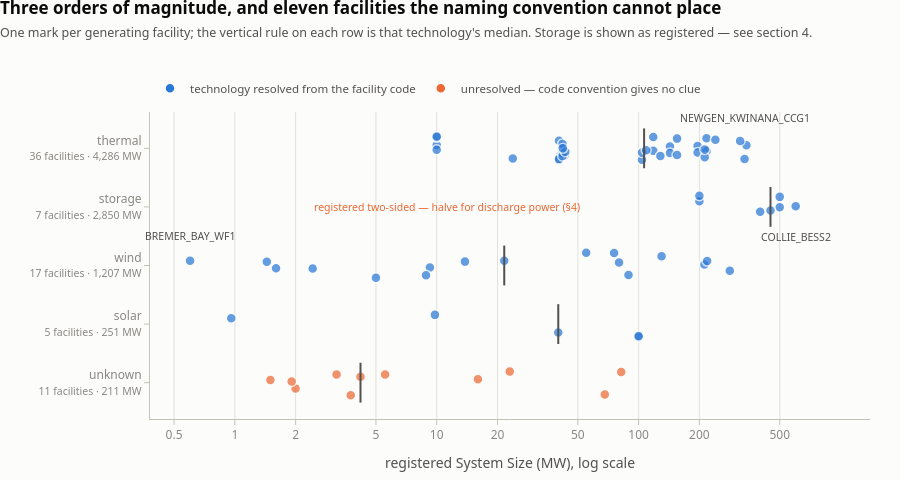

Write notebook code for a chart like this one.
### Markdown cell above
### 2. Capacity by technology, on a log scale

One mark per generating facility, one row per inferred technology, x on a **log** axis because
registered capacity spans from `BREMER_BAY_WF1` at 0.6 MW to `COLLIE_BESS2` at 600 MW — three orders
of magnitude, which a linear axis would collapse into a stack at the left edge and four dots at the
right. Rows are ordered by total capacity and the tick labels carry the facility count and total, so
the row that dominates the megawatts and the row that dominates the count can be told apart.

Technology is carried by **row position**, so colour is free for the thing that matters here: the
orange row is the eleven facilities whose technology the code convention cannot resolve. After the
three suffix fixes they are all small — the largest is 82 MW — so the unresolved share is 2.4% of
capacity rather than the 10.4% the shipped patterns left.

The shape of each row is the real content. **Thermal is sharply bimodal, with an empty band in the
middle**: 16 units at 43.4 MW or below, 20 units at 103.9 MW or above, and *not one facility between
those two figures*. The lower group is industrial cogeneration and small peaking plant, the upper is
the utility fleet, and nothing in the registry sits between the two. **Wind is small and long-tailed**
— 17 facilities, a median of 21.6 MW, and only four above 100 MW. **Storage is the opposite of
both**: seven facilities, none of them small, and its median of 450 MW would still be the highest in
the chart at 225 MW after the two-sided-span correction from section 4. That correction is
annotated on the row rather than applied to it, because this chart shows the registry as written.

### Code cell
# ── Chart 2: every generator, by inferred technology ─────────────────────────
tech_tot = (gen.groupby('tech2').system_size_mw.agg(n='count', mw='sum')
            .sort_values('mw'))          # ascending: plotly draws categories bottom-up
rows = list(tech_tot.index)
tick = {t: f"{t}<br><span style='font-size:10.5px'>{int(r.n)} facilities · "
           f"{r.mw:,.0f} MW</span>" for t, r in tech_tot.iterrows()}

# The y axis is NUMERIC, not categorical, because the marks are jittered off their
# row centre to stop the 36 thermal facilities overplotting each other.
ypos = {t: i for i, t in enumerate(rows)}
rng = np.random.default_rng(0)           # seeded: the jitter must not move between runs
fig = go.Figure()
for t in rows:
    sub = gen[gen.tech2 == t]
    colour = ABSENT if t == 'unknown' else KNOWN
    fig.add_trace(go.Scatter(
        x=sub.system_size_mw, y=ypos[t] + rng.uniform(-0.22, 0.22, len(sub)),
        mode="markers", name=t, showlegend=False,
        marker=dict(size=10, color=colour, opacity=0.72,
                    line=dict(width=1.5, color=SURFACE)),
        customdata=np.stack([sub.facility_code, sub.participant_name.map(shorten)], axis=-1),
        hovertemplate="<b>%{customdata[0]}</b><br>%{customdata[1]}<br>%{x:,.1f} MW<extra></extra>"))
    # Median tick: a thin vertical rule, the one summary statistic this form can
    # carry. Drawn as a trace rather than a shape because shape coordinates on a
    # log axis are read as raw data values while annotation coordinates are read
    # as log10 — a trace is unambiguous.
    med = sub.system_size_mw.median()
    fig.add_trace(go.Scatter(
        x=[med, med], y=[ypos[t] - 0.34, ypos[t] + 0.34], mode="lines", showlegend=False,
        line=dict(color=INK_2, width=2),
        hovertemplate=f"{t} median {med:,.1f} MW<extra></extra>"))

# Legend by proxy: two entries, because the orange row means something.
for colour, label in [(KNOWN, "technology resolved from the facility code"),
                      (ABSENT, "unresolved — code convention gives no clue")]:
    fig.add_trace(go.Scatter(x=[None], y=[None], mode="markers", name=label,
                             marker=dict(size=10, color=colour,
                                         line=dict(width=1.5, color=SURFACE))))

# Direct labels: the extremes of the range, and the correction this chart does not apply.
for code, dy in [("COLLIE_BESS2", -30), ("BREMER_BAY_WF1", 30),
                 ("NEWGEN_KWINANA_CCG1", 30)]:
    r_ = gen[gen.facility_code == code].iloc[0]
    fig.add_annotation(x=np.log10(r_.system_size_mw), y=ypos[r_.tech2], text=code,
                       showarrow=False, yshift=dy, font=dict(size=10.5, color=INK_2))
fig.add_annotation(x=np.log10(2.4), y=ypos['storage'], xanchor="left", showarrow=False,
                   text="registered two-sided — halve for discharge power (§4)",
                   font=dict(size=10.5, color=ABSENT))

fig.update_xaxes(type="log", title_text="registered System Size (MW), log scale",
                 range=[np.log10(0.38), np.log10(1400)],
                 tickvals=[0.5, 1, 2, 5, 10, 20, 50, 100, 200, 500],
                 ticktext=["0.5", "1", "2", "5", "10", "20", "50", "100", "200", "500"])
fig.update_yaxes(showgrid=False, tickvals=list(ypos.values()),
                 ticktext=[tick[t] for t in rows], range=[-0.62, len(rows) - 0.38])
style(fig, "Three orders of magnitude, and eleven facilities the naming convention cannot place",
      "One mark per generating facility; the vertical rule on each row is that technology's median. "
      "Storage is shown as registered — see section 4.",
      height=480, left=150, legend_y=1.03)
fig.show()

### Figure 1 — Plotly figure (JSON) as saved in the notebook; plotly's stock layout.template omitted (floating-point values rounded to 4 significant figures)
{"data": [{"customdata": [["ALCOA_WGP", "Alcoa of Australia"], ["BIOGAS01", "Amanda Energy"], ["PRK_AG", "Goldfields Power"], ["RED_HILL", "Landfill Gas and Power"], ["TAMALA_PARK", "Landfill Gas and Power"], ["NAMKKN_MERR_SG1", "Merredin Energy"], ["PRDSO_WALPOLE_HG1", "PRD SWIS OPS PTY LTD"], ["ROCKINGHAM", "Perth Energy"], ["SOUTH_CARDUP", "Perth Energy"], ["STHRNCRS_EG", "Southern Cross Energy"], ["HENDERSON_RENEWABLE_IG1", "Waste Gas Resources"]], "hovertemplate": "<b>%{customdata[0]}</b><br>%{customdata[1]}<br>%{x:,.1f} MW<extra></extra>", "marker": {"color": "#eb6834", "line": {"color": "#fcfcfb", "width": 1.5}, "opacity": 0.72, "size": 10}, "mode": "markers", "name": "unknown", "showlegend": false, "type": "scatter", "x": [16.0, 2.0, 68.0, 3.75, 5.55, 82.0, 1.5, 4.192, 1.912, 23.0, 3.192], "y": [0.06026, -0.1013, -0.202, -0.2127, 0.1378, 0.1816, 0.04692, 0.101, 0.01919, 0.1914, 0.139]}, {"hovertemplate": "unknown median 4.2 MW<extra></extra>", "line": {"color": "#52514e", "width": 2}, "mode": "lines", "showlegend": false, "type": "scatter", "x": [4.192, 4.192], "y": [-0.34, 0.34]}, {"customdata": [["SBSOLAR1_CUNDERDIN_PV1", "Cunderdin Development"], ["NORTHAM_SF_PV1", "MEG HP1"], ["MERSOLAR_PV1", "Merredin Project Company …"], ["AMBRISOLAR_PV1", "Metro Power Company Pty l…"], ["GREENOUGH_RIVER_PV1", "SRV GRSF as Trustee for G…"]], "hovertemplate": "<b>%{customdata[0]}</b><br>%{customdata[1]}<br>%{x:,.1f} MW<extra></extra>", "marker": {"color": "#2a78d6", "line": {"color": "#fcfcfb", "width": 1.5}, "opacity": 0.72, "size": 10}, "mode": "markers", "name": "solar", "showlegend": false, "type": "scatter", "x": [100.0, 9.8, 100.0, 0.96, 40.0], "y": [0.7812, 1.157, 0.7948, 1.101, 0.8573]}, {"hovertemplate": "solar median 40.0 MW<extra></extra>", "line": {"color": "#52514e", "width": 2}, "mode": "lines", "showlegend": false, "type": "scatter", "x": [40, 40], "y": [0.66, 1.34]}, {"customdata": [["BADGINGARRA_WF1", "Alinta Sales"], ["YANDIN_WF1", "Alinta Sales"], ["WARRADARGE_WF1", "BEI WWF"], ["BLAIRFOX_BEROSRD_WF1", "Blair Fox AFT The Blair F…"], ["BLAIRFOX_KARAKIN_WF1", "Blair Fox AFT The Blair F…"], ["BLAIRFOX_WESTHILLS_WF3", "Blair Fox AFT The Blair F…"], ["INVESTEC_COLLGAR_WF1", "Collgar Wind Farm"], ["DCWL_DENMARK_WF1", "Denmark Community Windfarm"], ["EDWFMAN_WF1", "EDWF Manager"], ["SKYFRM_MTBARKER_WF1", "Mt.Barker Power Company"], ["MWF_MUMBIDA_WF1", "Mumbida Wind Farm"], ["FLATROCKS_WF1", "Potentia Energy Retail"], ["ALBANY_WF1", "SRV AGWF as trustee for A…"], ["GRASMERE_WF1", "SRV AGWF as trustee for A…"], ["BREMER_BAY_WF1", "Synergy"], ["KALBARRI_WF1", "Synergy"], ["ALINTA_WWF", "Walkaway Wind Power"]], "hovertemplate": "<b>%{customdata[0]}</b><br>%{customdata[1]}<br>%{x:,.1f} MW<extra></extra>", "marker": {"color": "#2a78d6", "line": {"color": "#fcfcfb", "width": 1.5}, "opacity": 0.72, "size": 10}, "mode": "markers", "name": "wind", "showlegend": false, "type": "scatter", "x": [130.0, 211.7, 283.0, 9.252, 5.0, 8.85, 218.5, 1.44, 80.0, 2.43, 55.0, 75.6, 21.6, 13.8, 0.6, 1.6, 89.1], "y": [2.16, 2.018, 1.912, 1.966, 1.792, 1.835, 2.075, 2.065, 2.051, 1.949, 2.219, 2.212, 2.082, 2.066, 2.083, 1.951, 1.839]}, {"hovertemplate": "wind median 21.6 MW<extra></extra>", "line": {"color": "#52514e", "width": 2}, "mode": "lines", "showlegend": false, "type": "scatter", "x": [21.6, 21.6], "y": [1.66, 2.34]}, {"customdata": [["ALINTA_WGP_ESR1", "Alinta Sales"], ["COLLIE_BESS2", "Collie Battery"], ["COLLIE_ESR1", "Collie Battery"], ["COLLIE_ESR4", "Synergy"], ["COLLIE_ESR5", "Synergy"], ["KWINANA_ESR1", "Synergy"], ["KWINANA_ESR2", "Synergy"]], "hovertemplate": "<b>%{customdata[0]}</b><br>%{customdata[1]}<br>%{x:,.1f} MW<extra></extra>", "marker": {"color": "#2a78d6", "line": {"color": "#fcfcfb", "width": 1.5}, "opacity": 0.72, "size": 10}, "mode": "markers", "name": "storage", "showlegend": false, "type": "scatter", "x": [200.0, 600.0, 400.0, 500.0, 500.0, 200.0, 450.0], "y": [3.097, 3.011, 2.917, 2.994, 3.171, 3.191, 2.937]}, {"hovertemplate": "storage median 450.0 MW<extra></extra>", "line": {"color": "#52514e", "width": 2}, "mode": "lines", "showlegend": false, "type": "scatter", "x": [450, 450], "y": [2.66, 3.34]}, {"customdata": [["ALINTA_PNJ_U1", "Alinta Sales"], ["ALINTA_PNJ_U2", "Alinta Sales"], ["ALINTA_WGP_GT", "Alinta Sales"], ["ALINTA_WGP_U2", "Alinta Sales"], ["BW1_BLUEWATERS_G2", "Bluewaters Power 1"], ["BW2_BLUEWATERS_G1", "Bluewaters Power 2"], ["PHOENIX_KWINANA_WTE_G1", "Kwinana WTE Project Co"], ["NEWGEN_NEERABUP_GT1", "NewGen Neerabup"], ["NEWGEN_KWINANA_CCG1", "NewGen Power Kwinana"], ["COCKBURN_CCG1", "Synergy"], ["COLLIE_G1", "Synergy"], ["KEMERTON_GT11", "Synergy"], ["KEMERTON_GT12", "Synergy"], ["KWINANA_GT2", "Synergy"], ["KWINANA_GT3", "Synergy"], ["MUJA_G7", "Synergy"], ["MUJA_G8", "Synergy"], ["MUNGARRA_GT1", "Synergy"], ["MUNGARRA_GT3", "Synergy"], ["PINJAR_GT1", "Synergy"], ["PINJAR_GT10", "Synergy"], ["PINJAR_GT11", "Synergy"], ["PINJAR_GT2", "Synergy"], ["PINJAR_GT3", "Synergy"], ["PINJAR_GT4", "Synergy"], ["PINJAR_GT5", "Synergy"], ["PINJAR_GT7", "Synergy"], ["PINJAR_GT9", "Synergy"], ["WEST_KALGOORLIE_GT2", "Synergy"], ["WEST_KALGOORLIE_GT3", "Synergy"], ["TESLA_PICTON_G1", "Tesla Corporation Managem…"], ["TESLA_GERALDTON_G1", "Tesla Geraldton"], ["TESLA_KEMERTON_G1", "Tesla Kemerton"], ["TESLA_NORTHAM_G1", "Tesla Northam"], ["TIWEST_COG1", "Tronox Management"], ["PERTHENERGY_KWINANA_GT1", "Western Energy"]], "hovertemplate": "<b>%{customdata[0]}</b><br>%{customdata[1]}<br>%{x:,.1f} MW<extra></extra>", "marker": {"color": "#2a78d6", "line": {"color": "#fcfcfb", "width": 1.5}, "opacity": 0.72, "size": 10}, "mode": "markers", "name": "thermal", "showlegend": false, "type": "scatter", "x": [143.0, 143.0, 196.0, 196.0, 217.0, 217.0, 43.0, 342.0, 334.8, 240.0, 318.3, 155.0, 155.0, 103.9, 103.9, 212.6, 212.6, 40.35, 40.86, 40.35, 118.2, 128.2, 40.35, 42.0, 42.0, 42.0, 42.0, 118.2, 43.35, 23.81, 9.999, 9.999, 9.999, 9.999, 42.1, 109.0], "y": [4.031, 3.922, 4.041, 3.929, 3.952, 4.172, 3.88, 4.054, 3.817, 4.146, 4.126, 3.885, 4.166, 3.806, 3.928, 3.846, 3.978, 4.13, 3.881, 3.803, 3.958, 3.867, 3.82, 4.035, 3.911, 4.076, 3.868, 4.195, 3.941, 3.826, 4.057, 4.188, 3.974, 4.2, 4.0, 3.967]}, {"hovertemplate": "thermal median 106.5 MW<extra></extra>", "line": {"color": "#52514e", "width": 2}, "mode": "lines", "showlegend": false, "type": "scatter", "x": [106.5, 106.5], "y": [3.66, 4.34]}, {"marker": {"color": "#2a78d6", "line": {"color": "#fcfcfb", "width": 1.5}, "size": 10}, "mode": "markers", "name": "technology resolved from the facility code", "type": "scatter", "x": [null], "y": [null]}, {"marker": {"color": "#eb6834", "line": {"color": "#fcfcfb", "width": 1.5}, "size": 10}, "mode": "markers", "name": "unresolved — code convention gives no clue", "type": "scatter", "x": [null], "y": [null]}], "layout": {"annotations": [{"font": {"color": "#52514e", "size": 10.5}, "showarrow": false, "text": "COLLIE_BESS2", "x": 2.778, "y": 3, "yshift": -30}, {"font": {"color": "#52514e", "size": 10.5}, "showarrow": false, "text": "BREMER_BAY_WF1", "x": -0.2218, "y": 2, "yshift": 30}, {"font": {"color": "#52514e", "size": 10.5}, "showarrow": false, "text": "NEWGEN_KWINANA_CCG1", "x": 2.525, "y": 4, "yshift": 30}, {"font": {"color": "#eb6834", "size": 10.5}, "showarrow": false, "text": "registered two-sided — halve for discharge power (§4)", "x": 0.3802, "xanchor": "left", "y": 3}], "font": {"color": "#52514e", "family": "system-ui, -apple-system, Segoe UI, sans-serif", "size": 12}, "height": 480, "hovermode": "closest", "legend": {"bgcolor": "rgba(0,0,0,0)", "font": {"size": 11.5}, "orientation": "h", "x": 0, "xanchor": "left", "y": 1.03, "yanchor": "bottom"}, "margin": {"b": 58, "l": 150, "r": 30, "t": 112}, "paper_bgcolor": "#fcfcfb", "plot_bgcolor": "#fcfcfb", "showlegend": true, "title": {"font": {"color": "#0b0b0b", "size": 17}, "text": "<b>Three orders of magnitude, and eleven facilities the naming convention cannot place</b><br><span style='font-size:12.5px;color:#52514e'>One mark per generating facility; the vertical rule on each row is that technology's median. Storage is shown as registered — see section 4.</span>", "x": 0, "xanchor": "left", "y": 0.97}, "xaxis": {"gridcolor": "#e1e0d9", "linecolor": "#c3c2b7", "range": [-0.4202, 3.146], "tickcolor": "#c3c2b7", "tickfont": {"color": "#898781"}, "ticks": "outside", "ticktext": ["0.5", "1", "2", "5", "10", "20", "50", "100", "200", "500"], "tickvals": [0.5, 1, 2, 5, 10, 20, 50, 100, 200, 500], "title": {"text": "registered System Size (MW), log scale"}, "type": "log", "zeroline": false}, "yaxis": {"gridcolor": "#e1e0d9", "linecolor": "#c3c2b7", "range": [-0.62, 4.62], "showgrid": false, "tickcolor": "#c3c2b7", "tickfont": {"color": "#898781"}, "ticks": "outside", "ticktext": ["unknown<br><span style='font-size:10.5px'>11 facilities · 211 MW</span>", "solar<br><span style='font-size:10.5px'>5 facilities · 251 MW</span>", "wind<br><span style='font-size:10.5px'>17 facilities · 1,207 MW</span>", "storage<br><span style='font-size:10.5px'>7 facilities · 2,850 MW</span>", "thermal<br><span style='font-size:10.5px'>36 facilities · 4,286 MW</span>"], "tickvals": [0, 1, 2, 3, 4], "zeroline": false}}}
